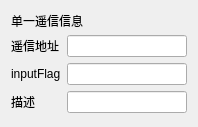
<?xml version="1.0" encoding="UTF-8"?>
<ui version="4.0">
 <class>Client_Telesigna_Info_Form</class>
 <widget class="QDialog" name="Client_Telesigna_Info_Form">
  <property name="geometry">
   <rect>
    <x>0</x>
    <y>0</y>
    <width>198</width>
    <height>127</height>
   </rect>
  </property>
  <property name="maximumSize">
   <size>
    <width>16777215</width>
    <height>127</height>
   </size>
  </property>
  <property name="windowTitle">
   <string>Dialog</string>
  </property>
  <layout class="QGridLayout" name="gridLayout">
   <item row="0" column="0">
    <layout class="QVBoxLayout" name="verticalLayout_3">
     <item>
      <widget class="QLabel" name="label">
       <property name="maximumSize">
        <size>
         <width>16777215</width>
         <height>16</height>
        </size>
       </property>
       <property name="text">
        <string>单一遥信信息</string>
       </property>
      </widget>
     </item>
     <item>
      <layout class="QHBoxLayout" name="horizontalLayout">
       <item>
        <layout class="QVBoxLayout" name="verticalLayout">
         <item>
          <widget class="QLabel" name="lab_addr">
           <property name="text">
            <string>遥信地址</string>
           </property>
          </widget>
         </item>
         <item>
          <widget class="QLabel" name="lab_inputFlag">
           <property name="text">
            <string>inputFlag</string>
           </property>
          </widget>
         </item>
         <item>
          <widget class="QLabel" name="lab_describe">
           <property name="text">
            <string>描述</string>
           </property>
          </widget>
         </item>
        </layout>
       </item>
       <item>
        <layout class="QVBoxLayout" name="verticalLayout_2">
         <item>
          <widget class="QLineEdit" name="lineEdit_addr"/>
         </item>
         <item>
          <widget class="QLineEdit" name="lineEdit_inputFlag"/>
         </item>
         <item>
          <widget class="QLineEdit" name="lineEdit_describe"/>
         </item>
        </layout>
       </item>
      </layout>
     </item>
    </layout>
   </item>
  </layout>
 </widget>
 <resources/>
 <connections/>
</ui>
